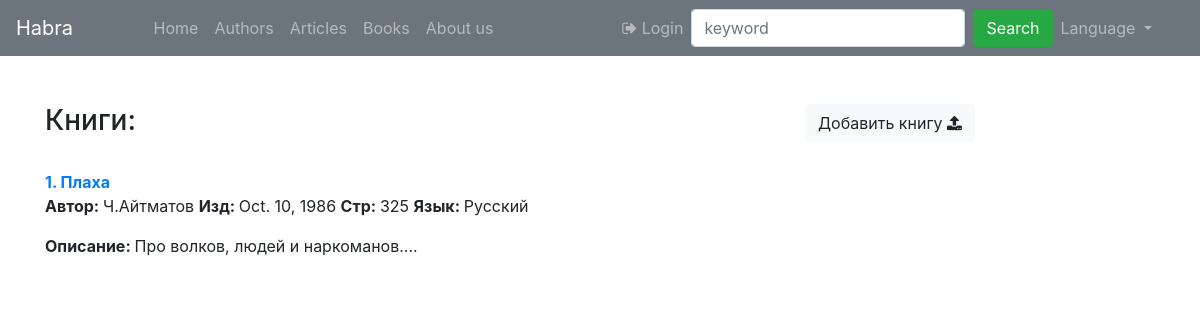
/library/, run on an earlier commit of the app's database.
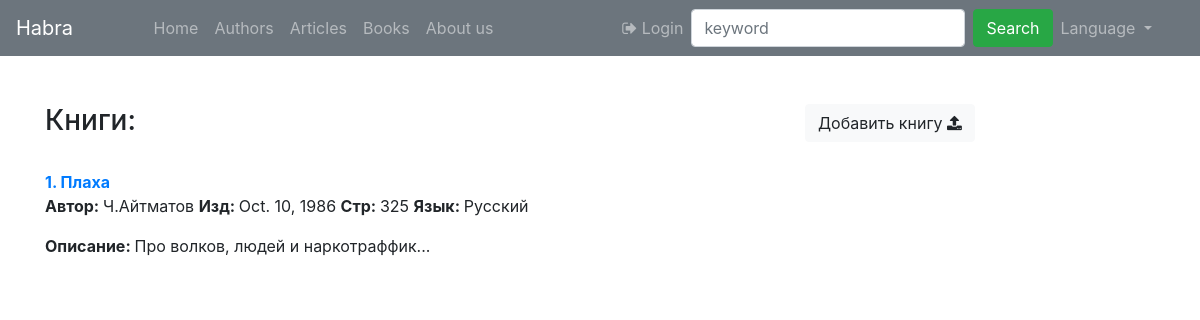
And on a later commit of the database.
### library/models.py (models this page shows, shortened)
class Book(models.Model):
    author = models.CharField(max_length=100, default = 'uknown', verbose_name="Автор")
    title = models.CharField(max_length=250, verbose_name="Название")
    written_date = models.DateField()
    pages_num = models.IntegerField()
    content = models.TextField()
    language = models.CharField(max_length=100, default = 'Русский')
    added_by = models.ForeignKey( to=User,
        on_delete=models.SET_NULL,
        null=True, blank=True,
        verbose_name="Добавил")
    class Meta:
        verbose_name = "Книга"
        verbose_name_plural = "Книги"

### library/views.py (the view)
# urls.py: path("", views.all_books, name = "all_books"),
def all_books(request):
   books = Book.objects.all()
   context={
       "booklist":books,
   }
   return render(request, "library/books.html", context)

### library/templates/library/books.html (shortened to what this page needs)
{% extends "index.html" %}
{% block content %}
        <br>
        <h3>Книги: </h3>
        <div>
        {% for b in booklist %}
            <div>
                <br>
                <a href="{% url 'book_detail' b.pk %}"><strong>{{b.pk}}. {{ b.title }}</strong></a>
                <p> <strong> Автор:  </strong>{{b.author}} <strong>Изд: </strong>{{ b.written_date }} <strong>Стр: </strong> {{ b.pages_num }} <strong> Язык: </strong>{{ b.language }} </p>
                <p><strong>Описание: </strong>{{b.content}}</p>
            </div>
        {% endfor %}
        </div>
{% endblock %}
{% block content_sidebar %}
<br>
<a href="{% url 'add_book' %}" class="btn btn-light" role="button" aria-disabled="true">Добавить книгу <i class="fa fa-upload" aria-hidden="true"></i></a>
{% endblock %}

What changed in the data, as far as the page shows it:
changed Book "Плаха": content "Про волков, людей и наркоманов...." → "Про волков, людей и наркотраффик..."
